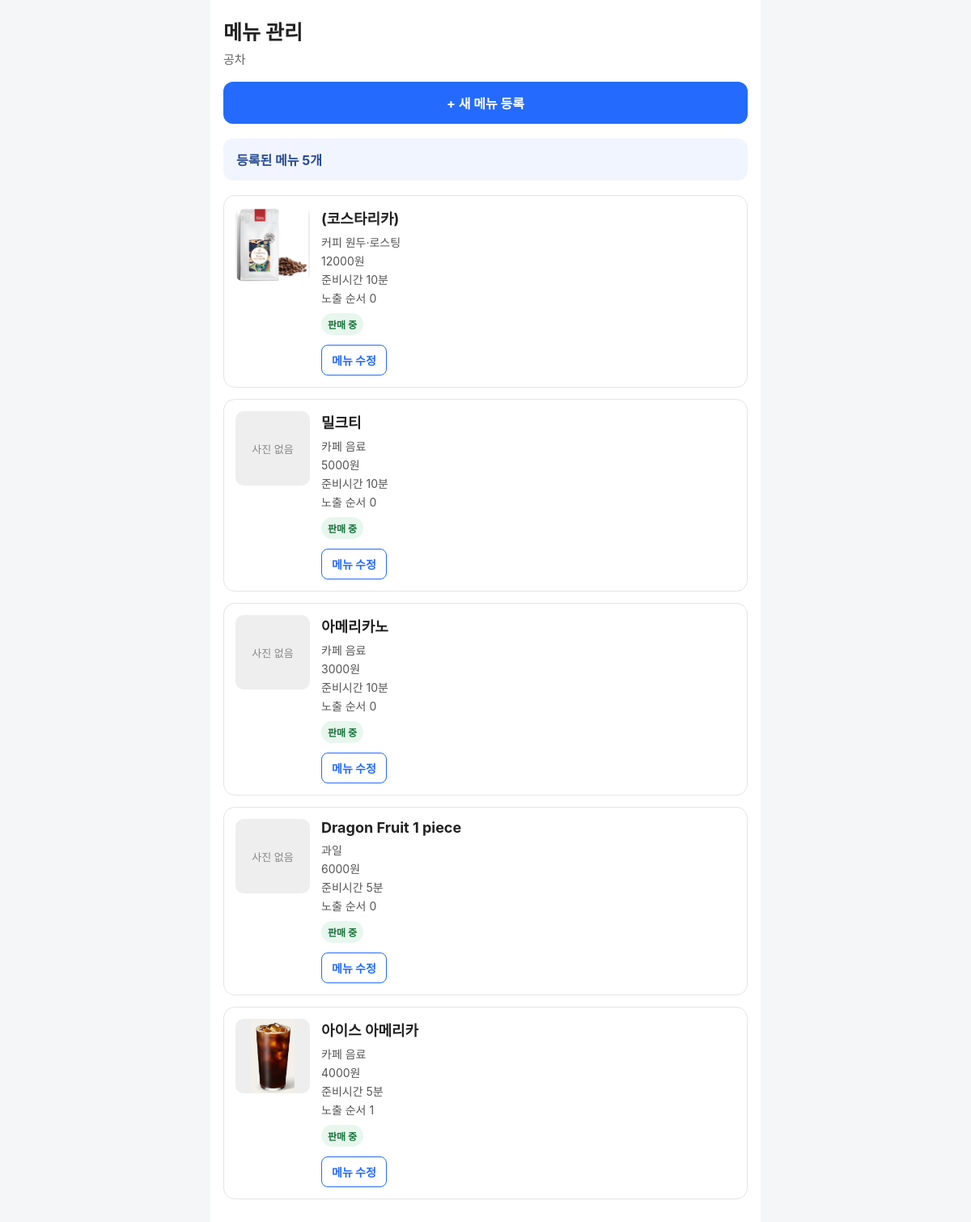
The app's page /stores/owner/products/ (signed in) with its own data.
### stores/models.py (models this page shows, shortened)
class Store(models.Model):
    owner = models.ForeignKey(
        settings.AUTH_USER_MODEL,
        on_delete=models.PROTECT,
        related_name="owned_stores",
        verbose_name="점주",
        null=True,
        blank=True,
    )
    name = models.CharField(
        "매장명",
        max_length=100,
    )
    address = models.CharField(
        "주소",
        max_length=200,
    )
    phone = models.CharField(
        "전화번호",
        max_length=20,
        blank=True,
    )
    is_active = models.BooleanField(
        "운영 여부",
        default=True,
    )
    created_at = models.DateTimeField(
        "등록일",
        auto_now_add=True,
    )

class Product(models.Model):
    CATEGORY_CHOICES = [
        ("coffee", "커피 원두·로스팅"),
        ("drink", "카페 음료"),
        ("fruit", "과일"),
        ("food", "음식 메뉴"),
    ]
    store = models.ForeignKey(
        Store,
        on_delete=models.CASCADE,
        related_name="products",
        verbose_name="매장",
    )
    category = models.CharField(
        "상품 분류",
        max_length=20,
        choices=CATEGORY_CHOICES,
    )
    name = models.CharField(
        "상품명",
        max_length=100,
    )
    description = models.TextField(
        "상품 설명",
        blank=True,
    )
    image = models.ImageField(
        "대표사진",
        upload_to="products/%Y/%m/",
        blank=True,
        null=True,
    )
    price = models.PositiveIntegerField(
        "가격",
    )
    preparation_minutes = models.PositiveIntegerField(
        "준비시간(분)",
        default=10,
    )
    is_available = models.BooleanField(
        "판매 여부",
        default=True,
    )
    is_sold_out = models.BooleanField(
        "품절 여부",
        default=False,
    )
    display_order = models.PositiveIntegerField(
        "노출 순서",
        default=0,
    )
    created_at = models.DateTimeField(
        "등록일",
        auto_now_add=True,
    )
    updated_at = models.DateTimeField(
        "수정일",
        auto_now=True,
    )
    UNIT_CHOICES = [
        ("g", "g"),
        ("ml", "ml"),
        ("ea", "개"),
    ]
    wholesale_price = models.PositiveIntegerField(
        "도매가격(원)",
        null=True,
        blank=True,
    )
    wholesale_amount = models.DecimalField(
        "도매 총 용량",
        max_digits=10,
        decimal_places=2,
        null=True,
        blank=True,
    )
    unit_type = models.CharField(
        "용량 단위",
        max_length=5,
        choices=UNIT_CHOICES,
        default="g",
    )
    unit_base = models.PositiveIntegerField(
        "기준 단위",
        default=100,
    )
    margin_percent = models.DecimalField(
        "마진율(%)",
        max_digits=5,
        decimal_places=2,
        null=True,
        blank=True,
    )
    sale_amount = models.DecimalField(
        "판매 용량",
        max_digits=10,
        decimal_places=2,
        null=True,
        blank=True,
    )

### stores/views.py (the view, shortened to what this page needs)
@login_required
def owner_product_list(request):
    store = Store.objects.filter(
        owner=request.user,
    ).first()
    products = Product.objects.filter(
        store=store,
    ).order_by(
        "display_order",
        "category",
        "name",
    )
    context = {
        "store": store,
        "products": products,
    }
    return render(
        request,
        "stores/owner_product_list.html",
        context,
    )

### stores/templates/stores/owner_product_list.html (shortened to what this page needs)
<!DOCTYPE html>
<html lang="ko">
<head>
</head>
<body>
    <main class="container">
        {% if store %}
            <header class="page-header">
                <h1>메뉴 관리</h1>
                <p class="store-name">
                    {{ store.name }}
                </p>
            </header>
            <a
                class="add-button"
                href="{% url 'stores:owner_product_create' %}"
            >
                + 새 메뉴 등록
            </a>
            <div class="summary">
                등록된 메뉴 {{ products|length }}개
            </div>
            {% if products %}
                <section class="product-list">
                    {% for product in products %}
                        <article class="product-card">
                            <div class="image-box">
                                {% if product.image %}
                                    <img
                                        class="product-image"
                                        src="{{ product.image.url }}"
                                        alt="{{ product.name }}"
                                    >
                                {% else %}
                                    <div class="no-image">
                                        사진 없음
                                    </div>
                                {% endif %}
                            </div>
                            <div class="product-content">
                                <h2 class="product-name">
                                    {{ product.name }}
                                </h2>
                                <p class="product-info">
                                    {{ product.get_category_display }}
                                </p>
                                <p class="product-info">
                                    {{ product.price }}원
                                </p>
                                <p class="product-info">
                                    준비시간
                                    {{ product.preparation_minutes }}분
                                </p>
                                <p class="product-info">
                                    노출 순서
                                    {{ product.display_order }}
                                </p>
                                <div class="status-row">
                                    {% if product.is_available %}
                                        <span class="badge badge-sale">
                                            판매 중
                                        </span>
                                    {% else %}
                                        <span class="badge badge-hidden">
                                            숨김
                                        </span>
                                    {% endif %}
                                </div>
                                <a
                                    class="edit-button"
                                    href="{% url 'stores:owner_product_update' product.id %}"
                                >
                                    메뉴 수정
                                </a>
                            </div>
                        </article>
                    {% endfor %}
                </section>
            {% else %}
                <div class="empty">
                    아직 등록된 메뉴가 없습니다.<br>
                    위의 새 메뉴 등록 버튼을 눌러주세요.
                </div>
            {% endif %}
        {% endif %}
    </main>
</body>
</html>

### stores/templates/stores/owner_product_list.html (style rules this page uses)
* { box-sizing: border-box; }
body { margin: 0; background: #f5f6f8; color: #222; font-family: -apple-system, BlinkMacSystemFont, "Segoe UI", sans-serif; }
.container { width: 100%; max-width: 680px; min-height: 100vh; margin: 0 auto; padding: 20px 16px 40px; background: white; }
.page-header { margin-bottom: 18px; }
.page-header h1 { margin: 0 0 6px; font-size: 25px; }
.store-name { margin: 0; color: #666; font-size: 15px; }
.add-button { display: block; width: 100%; padding: 14px; margin: 18px 0; border-radius: 12px; background: #246bfd; color: white; text-align: center; text-decoration: none; font-weight: 700; }
.summary { padding: 14px 16px; margin-bottom: 18px; border-radius: 12px; background: #f1f5ff; color: #284b91; font-weight: 700; }
.product-list { display: grid; gap: 14px; }
.product-card { display: grid; grid-template-columns: 92px minmax(0, 1fr); align-items: start; gap: 14px; padding: 14px; border: 1px solid #e5e5e5; border-radius: 14px; background: white; }
.image-box { display: flex; align-items: center; justify-content: center; width: 92px; height: 92px; overflow: hidden; border-radius: 10px; background: #eeeeee; }
.product-image { display: block; width: auto; height: auto; max-width: 100%; max-height: 100%; margin: auto; }
.no-image { display: flex; align-items: center; justify-content: center; width: 100%; height: 100%; color: #888; font-size: 13px; text-align: center; }
.product-content { min-width: 0; }
.product-name { margin: 0 0 7px; overflow-wrap: anywhere; font-size: 18px; }
.product-info { margin: 3px 0; color: #555; font-size: 14px; }
.status-row { display: flex; flex-wrap: wrap; gap: 6px; margin-top: 9px; }
.badge { display: inline-block; padding: 5px 8px; border-radius: 20px; font-size: 12px; font-weight: 700; }
.badge-sale { background: #e7f7ed; color: #17733a; }
.edit-button { display: inline-block; padding: 8px 12px; margin-top: 12px; border: 1px solid #246bfd; border-radius: 8px; color: #246bfd; text-decoration: none; font-size: 14px; font-weight: 700; }

### records on screen
Store: name "공차"
Product: image (picture), name "(코스타리카)", category "커피 원두·로스팅", price "12000", preparation_minutes "10", display_order "0", is_available "판매 중"
Product: shows "사진 없음", name "밀크티", category "카페 음료", price "5000", preparation_minutes "10", display_order "0", is_available "판매 중"
Product: shows "사진 없음", name "아메리카노", category "카페 음료", price "3000", preparation_minutes "10", display_order "0", is_available "판매 중"
Product: image "사진 없음", name "Dragon Fruit 1 piece", category "과일", price "6000", preparation_minutes "5", display_order "0", is_available "판매 중"
Product: image (picture), name "아이스 아메리카", category "카페 음료", price "4000", preparation_minutes "5", display_order "1", is_available "판매 중"

### other values on screen
{{ products|length }} "5"
